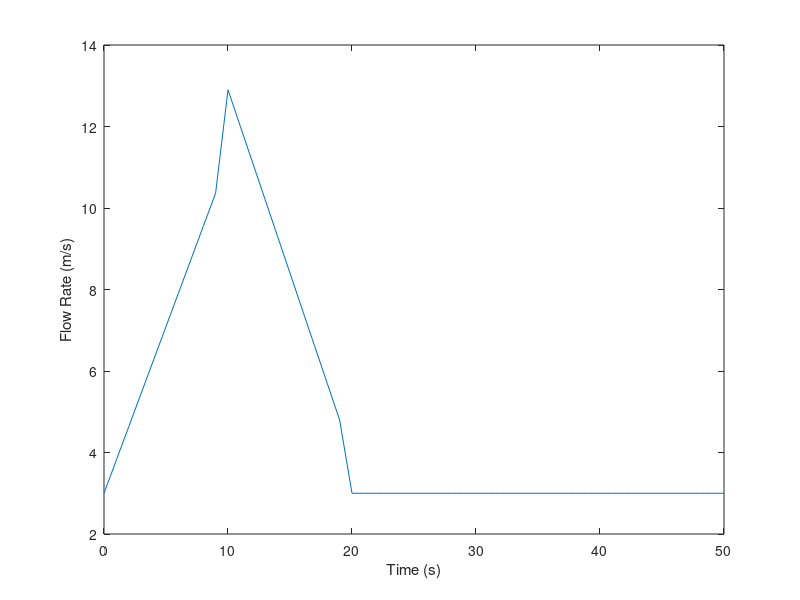
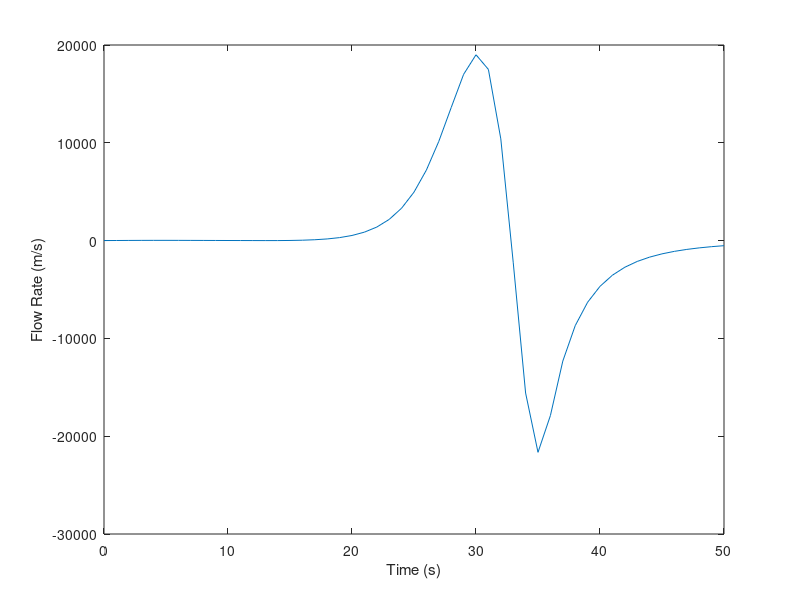

MATLAB code to generate these figures, in order:
% Set values
dx = 100;
x = 0:dx:2000; %channel length is 2000m
B = 5; %channel width is 5m
dt = 1;
t = 0:dt:50; %50 seconds
g = 9.8;
S0 = 0.0005; %slope of channel bed
n = 0.0138; %roughness coefficient 
V = 1.5; %not sure about this velocity completely made up number
h = 3.5; %completely made up for water level
C = 0.5;

% Building
Q = zeros(length(x), length(t));
A = ones(length(x), length(t));

%insert boundary conditions?
Q0 = 3;
Qp = 12;
Qb = 3;
tp = 11;
tb = 21;
Q(:,1) = 3;
A(:,1) = Q0/V;
% Q(1,1:tp) = Q0 + ((Qp-Q0)/(tp));
% Q(1,tp:tb) = Q0 - ((Qp-Q0)/(tb-tp));
% Q(1,tb:length(t)) = Q0;
 
R = 0.05


for i = 2:length(x)-1
    for j = 1:length(t)-1 
        %R = A(i,j)/((2*h)+B);
        Sf = sqrt((V * n) / R^(2/3));

        alpha = 2 * (Q(i,j) / A(i,j)) + (((g * A(i,j) / B) - (Q(i,j)^2 / A(i,j)^2)) / ((Q(i,j) / A(i,j)) * (5/3 - (4 * R / (3 * B)))));
        beta = g*A(i)*(Sf - S0);

        Q(i,j+1) = Q(i,j) - (dt/dx)*alpha*(Q(i,j)-Q(i-1,j)) + beta*dt;
        A(i,j+1) = A(i,j) - (dt/dx)*(Q(i,j+1)-Q(i-1,j+1)); %if you take out this line it changes a lot!!!!
    end
    Q(1,1:tp) = Q0 + ((Qp - Q0) / tp) * t(1:tp);
    Q(1,tp:tb) = Q0 - ((Qp - Q0)/(tb - tp)) * (t(tp:tb)-tb);
    Q(1,tb:end) = Q0;
end

figure;
plot(t,Q(1,:));
xlabel('Time (s)');
ylabel('Flow Rate (m/s)');


for y = 2:7
    figure;
    plot(t,Q(y,:));
    xlabel('Time (s)');
    ylabel('Flow Rate (m/s)');
end